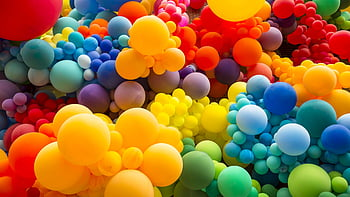
#> input picture input1_png.jpg, 350 x 197 px
$ python PRODIGY_CS_02.py
#> lines starting #> are read from the running program, lines starting #| are printed output that depends on the picture
#> the answer given: input1_png.jpg
from PIL import Image
import numpy as np

def encrypt_image(image_path, key):
    # Open the image
#> called with image_path = 'input1_png.jpg', key = array of shape (3,)
    img = Image.open(image_path)
#> img is the input picture: PIL image 350x197 RGB; mean R, G, B 155.4, 108.2, 54.3

    # Convert the image to a NumPy array
    img_array = np.array(img)

    # Ensure key has the same shape as img_array
    key = np.resize(key, img_array.shape)

    # Encrypt each pixel using XOR with the key
    encrypted_array = np.bitwise_xor(img_array, key)
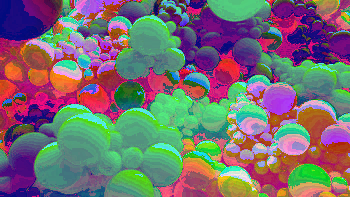
#> encrypted_array: shape (197, 350, 3); mean R, G, B 118.1, 109.2, 113.4

    # Convert the encrypted array back to an image
    encrypted_img = Image.fromarray(encrypted_array)

    # Save the encrypted image
    encrypted_img.save("encrypted_image.png")
    print("Image encrypted successfully.")


def decrypt_image(encrypted_image_path, key):
    # Open the encrypted image
    encrypted_img = Image.open(encrypted_image_path)

    # Convert the encrypted image to a NumPy array
    encrypted_array = np.array(encrypted_img)

    # Ensure key has the same shape as encrypted_array
    key = np.resize(key, encrypted_array.shape)

    # Decrypt each pixel using XOR with the key
    decrypted_array = np.bitwise_xor(encrypted_array, key)

    # Convert the decrypted array back to an image
    decrypted_img = Image.fromarray(decrypted_array)

    # Save the decrypted image
    decrypted_img.save("decrypted_image.png")
    print("Image decrypted successfully.")


def main():
    print("Image Encryption and Decryption using Pixel Manipulation")

    image_path = input("Enter the path to the image file: ")
    # Generate a random key (you can use any integer as the key)
    key = np.random.randint(0, 256, size=(3,), dtype=np.uint8)

    # Encrypt the image
    encrypt_image(image_path, key)

    # Decrypt the image
    decrypt_image("encrypted_image.png", key)

if __name__ == "__main__":
    main()
